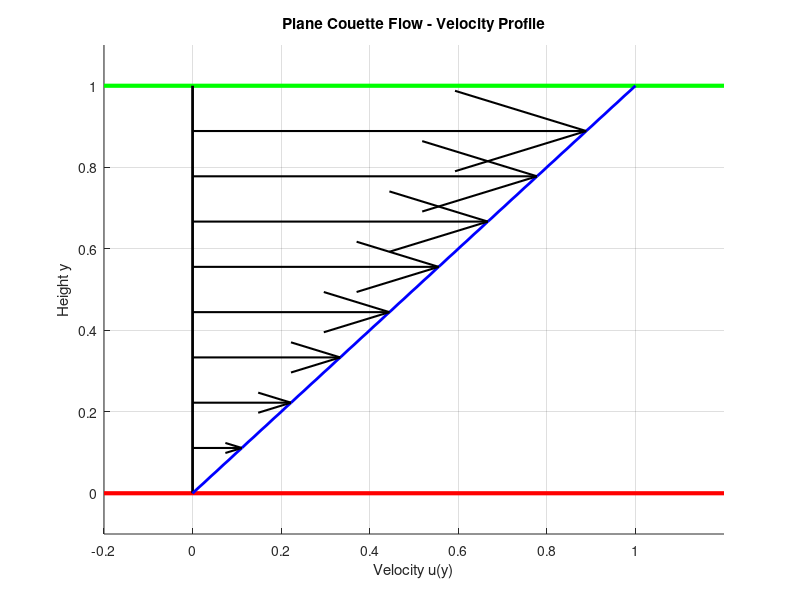

Source code (MATLAB):
clc; clear; close all;

% Define parameters
h = 1;   % Distance between plates
U = 1;   % Velocity of upper plate
y = linspace(0, h, 10);  % Discretized y-axis values
u = (U / h) * y;  % Velocity profile equation u(y) = (U/h) * y

% Plot the stationary and moving plates
figure;
hold on;
plot([-0.2, 1.2], [0, 0], 'r', 'LineWidth', 3);  % Bottom plate (y = 0)
plot([-0.2, 1.2], [h, h], 'g', 'LineWidth', 3);  % Top plate (y = h)

% Plot vertical boundary lines (y = 0 and y = h)
plot([0, 0], [0, h], 'k', 'LineWidth', 2);  % Vertical line at u = 0
%plot([U, U], [0, h], 'k', 'LineWidth', 2);  % Vertical line at u = U

% Plot the velocity profile (linear distribution)
plot(u, y, 'b', 'LineWidth', 2); % Velocity profile u(y) vs y

% Add arrows starting from y=0 and y=h pointing to velocity profile
for i = 1:length(y)-1
    quiver(0, y(i), u(i), 0, 'LineWidth', 1.5, 'Color', 'k', 'MaxHeadSize', 0.2, 'AutoScale', 'off');

end

% Labels and title
xlabel('Velocity u(y)');
ylabel('Height y');
title('Plane Couette Flow - Velocity Profile');
axis([-0.2, U+0.2, -0.1, h+0.1]); % Set axis limits
grid on;
hold off;
